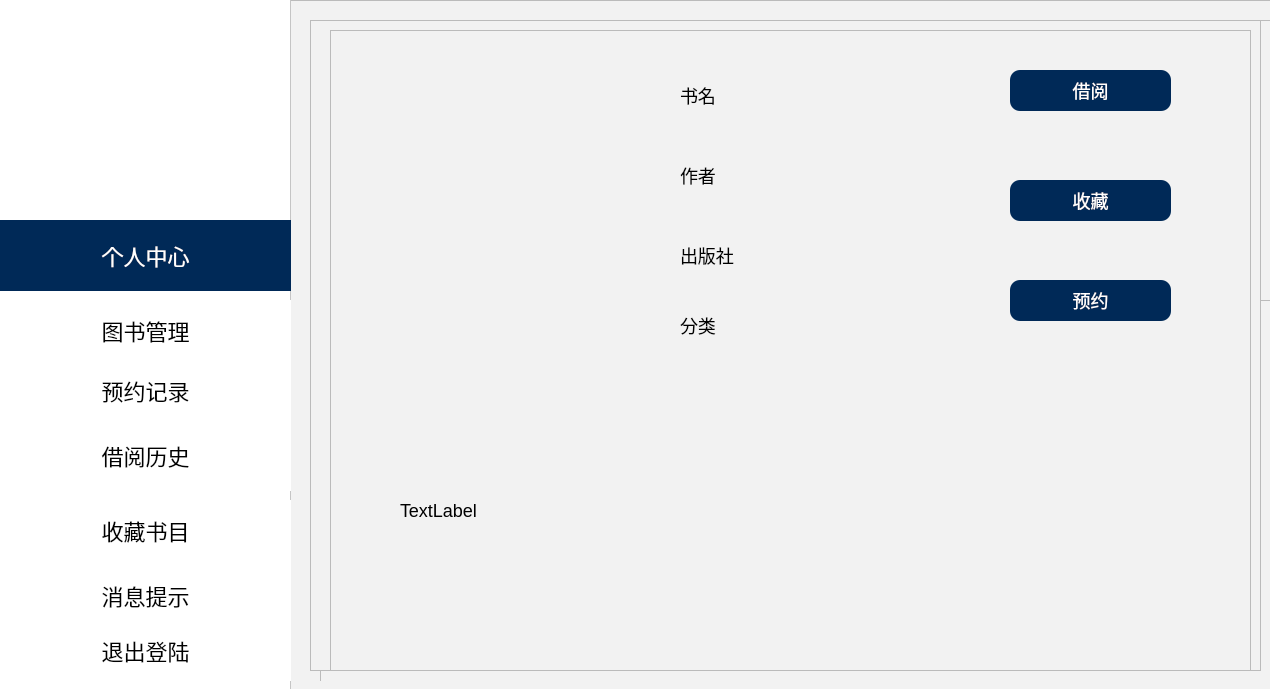
<?xml version="1.0" encoding="UTF-8"?>
<ui version="4.0">
 <class>User_Index</class>
 <widget class="QMainWindow" name="User_Index">
  <property name="geometry">
   <rect>
    <x>0</x>
    <y>0</y>
    <width>1270</width>
    <height>689</height>
   </rect>
  </property>
  <property name="windowTitle">
   <string>MainWindow</string>
  </property>
  <widget class="QWidget" name="centralwidget">
   <widget class="QFrame" name="frame">
    <property name="geometry">
     <rect>
      <x>0</x>
      <y>0</y>
      <width>1271</width>
      <height>701</height>
     </rect>
    </property>
    <property name="styleSheet">
     <string notr="true">background:#f2f2f2;</string>
    </property>
    <property name="frameShape">
     <enum>QFrame::StyledPanel</enum>
    </property>
    <property name="frameShadow">
     <enum>QFrame::Raised</enum>
    </property>
    <widget class="QFrame" name="nav">
     <property name="geometry">
      <rect>
       <x>-10</x>
       <y>-10</y>
       <width>301</width>
       <height>751</height>
      </rect>
     </property>
     <property name="styleSheet">
      <string notr="true">background:#fff;</string>
     </property>
     <property name="frameShape">
      <enum>QFrame::StyledPanel</enum>
     </property>
     <property name="frameShadow">
      <enum>QFrame::Raised</enum>
     </property>
     <widget class="QPushButton" name="pushButton">
      <property name="geometry">
       <rect>
        <x>10</x>
        <y>230</y>
        <width>291</width>
        <height>71</height>
       </rect>
      </property>
      <property name="styleSheet">
       <string notr="true">
background:#002957;
color:#fff;
border:none;
font-size:22px;</string>
      </property>
      <property name="text">
       <string>个人中心</string>
      </property>
     </widget>
     <widget class="QPushButton" name="pushButton_2">
      <property name="geometry">
       <rect>
        <x>10</x>
        <y>310</y>
        <width>291</width>
        <height>61</height>
       </rect>
      </property>
      <property name="styleSheet">
       <string notr="true">background:#fff;
border:none;
font-size:22px;
</string>
      </property>
      <property name="text">
       <string>图书管理</string>
      </property>
     </widget>
     <widget class="QPushButton" name="pushButton_3">
      <property name="geometry">
       <rect>
        <x>10</x>
        <y>370</y>
        <width>291</width>
        <height>61</height>
       </rect>
      </property>
      <property name="styleSheet">
       <string notr="true">background:#fff;
border:none;
font-size:22px;
</string>
      </property>
      <property name="text">
       <string>预约记录</string>
      </property>
     </widget>
     <widget class="QPushButton" name="pushButton_4">
      <property name="geometry">
       <rect>
        <x>10</x>
        <y>430</y>
        <width>291</width>
        <height>71</height>
       </rect>
      </property>
      <property name="styleSheet">
       <string notr="true">background:#fff;
border:none;
font-size:22px;
</string>
      </property>
      <property name="text">
       <string>借阅历史</string>
      </property>
     </widget>
     <widget class="QPushButton" name="pushButton_5">
      <property name="geometry">
       <rect>
        <x>10</x>
        <y>510</y>
        <width>291</width>
        <height>61</height>
       </rect>
      </property>
      <property name="styleSheet">
       <string notr="true">background:#fff;
border:none;
font-size:22px;
</string>
      </property>
      <property name="text">
       <string>收藏书目</string>
      </property>
     </widget>
     <widget class="QPushButton" name="pushButton_6">
      <property name="geometry">
       <rect>
        <x>10</x>
        <y>570</y>
        <width>291</width>
        <height>71</height>
       </rect>
      </property>
      <property name="styleSheet">
       <string notr="true">background:#fff;
border:none;
font-size:22px;
</string>
      </property>
      <property name="text">
       <string>消息提示</string>
      </property>
     </widget>
     <widget class="QPushButton" name="pushButton_7">
      <property name="geometry">
       <rect>
        <x>10</x>
        <y>630</y>
        <width>291</width>
        <height>61</height>
       </rect>
      </property>
      <property name="styleSheet">
       <string notr="true">background:#fff;
border:none;
font-size:22px;
</string>
      </property>
      <property name="text">
       <string>退出登陆</string>
      </property>
     </widget>
     <widget class="QLabel" name="label">
      <property name="geometry">
       <rect>
        <x>20</x>
        <y>0</y>
        <width>271</width>
        <height>221</height>
       </rect>
      </property>
      <property name="styleSheet">
       <string notr="true">image:url(:/new/images/images/lib.png);</string>
      </property>
      <property name="text">
       <string/>
      </property>
     </widget>
     <zorder>pushButton_7</zorder>
     <zorder>pushButton</zorder>
     <zorder>pushButton_2</zorder>
     <zorder>pushButton_3</zorder>
     <zorder>pushButton_4</zorder>
     <zorder>pushButton_5</zorder>
     <zorder>pushButton_6</zorder>
     <zorder>label</zorder>
    </widget>
    <widget class="QFrame" name="person_index">
     <property name="geometry">
      <rect>
       <x>320</x>
       <y>20</y>
       <width>951</width>
       <height>661</height>
      </rect>
     </property>
     <property name="frameShape">
      <enum>QFrame::StyledPanel</enum>
     </property>
     <property name="frameShadow">
      <enum>QFrame::Raised</enum>
     </property>
     <widget class="QLabel" name="cover">
      <property name="geometry">
       <rect>
        <x>30</x>
        <y>30</y>
        <width>221</width>
        <height>231</height>
       </rect>
      </property>
      <property name="styleSheet">
       <string notr="true"/>
      </property>
      <property name="text">
       <string/>
      </property>
     </widget>
     <widget class="QLabel" name="label_2">
      <property name="geometry">
       <rect>
        <x>300</x>
        <y>30</y>
        <width>271</width>
        <height>51</height>
       </rect>
      </property>
      <property name="styleSheet">
       <string notr="true">font-size:28px;</string>
      </property>
      <property name="text">
       <string>16020031021,官欣仪</string>
      </property>
     </widget>
     <widget class="QLabel" name="label_3">
      <property name="geometry">
       <rect>
        <x>310</x>
        <y>120</y>
        <width>211</width>
        <height>41</height>
       </rect>
      </property>
      <property name="styleSheet">
       <string notr="true">font-size:22px;</string>
      </property>
      <property name="text">
       <string>计算机科学与技术</string>
      </property>
     </widget>
     <widget class="QLabel" name="label_4">
      <property name="geometry">
       <rect>
        <x>310</x>
        <y>210</y>
        <width>161</width>
        <height>31</height>
       </rect>
      </property>
      <property name="styleSheet">
       <string notr="true">font-size:20px;</string>
      </property>
      <property name="text">
       <string>欠费金额: 0.00元</string>
      </property>
     </widget>
     <widget class="QLabel" name="label_5">
      <property name="geometry">
       <rect>
        <x>510</x>
        <y>210</y>
        <width>161</width>
        <height>31</height>
       </rect>
      </property>
      <property name="styleSheet">
       <string notr="true">font-size:20px;</string>
      </property>
      <property name="text">
       <string>当前借阅: 2 本</string>
      </property>
     </widget>
     <widget class="QLabel" name="label_6">
      <property name="geometry">
       <rect>
        <x>710</x>
        <y>210</y>
        <width>171</width>
        <height>31</height>
       </rect>
      </property>
      <property name="styleSheet">
       <string notr="true">font-size:20px;</string>
      </property>
      <property name="text">
       <string>最大借阅: 12 本</string>
      </property>
     </widget>
     <widget class="QPushButton" name="btnEdiInfor">
      <property name="geometry">
       <rect>
        <x>610</x>
        <y>130</y>
        <width>191</width>
        <height>21</height>
       </rect>
      </property>
      <property name="styleSheet">
       <string notr="true">border:none;
color:#D6000F;
font-size:22px;
display:none;</string>
      </property>
      <property name="text">
       <string>修改个人信息 &gt;&gt;</string>
      </property>
     </widget>
     <widget class="QFrame" name="frame_2">
      <property name="geometry">
       <rect>
        <x>0</x>
        <y>280</y>
        <width>961</width>
        <height>411</height>
       </rect>
      </property>
      <property name="frameShape">
       <enum>QFrame::StyledPanel</enum>
      </property>
      <property name="frameShadow">
       <enum>QFrame::Raised</enum>
      </property>
      <widget class="QLabel" name="label_7">
       <property name="geometry">
        <rect>
         <x>40</x>
         <y>10</y>
         <width>191</width>
         <height>81</height>
        </rect>
       </property>
       <property name="styleSheet">
        <string notr="true">font-size:22px;</string>
       </property>
       <property name="text">
        <string>借阅信息 &gt;&gt;</string>
       </property>
      </widget>
      <widget class="QPushButton" name="PersonUp">
       <property name="geometry">
        <rect>
         <x>180</x>
         <y>330</y>
         <width>161</width>
         <height>31</height>
        </rect>
       </property>
       <property name="styleSheet">
        <string notr="true">color:#fff;
background-color: #002957;
border:none;
font-size:18px;
border-radius: 10px;</string>
       </property>
       <property name="text">
        <string>上一页</string>
       </property>
      </widget>
      <widget class="QPushButton" name="PersonDown">
       <property name="geometry">
        <rect>
         <x>490</x>
         <y>330</y>
         <width>161</width>
         <height>31</height>
        </rect>
       </property>
       <property name="styleSheet">
        <string notr="true">color:#fff;
background-color: #002957;
border:none;
font-size:18px;
border-radius: 10px;</string>
       </property>
       <property name="text">
        <string>下一页</string>
       </property>
      </widget>
      <widget class="QTableView" name="tableView">
       <property name="geometry">
        <rect>
         <x>90</x>
         <y>90</y>
         <width>731</width>
         <height>221</height>
        </rect>
       </property>
       <property name="styleSheet">
        <string notr="true">border:none;
font-size:16px;
background:#fff;</string>
       </property>
      </widget>
      <widget class="QFrame" name="ediInfor">
       <property name="geometry">
        <rect>
         <x>10</x>
         <y>0</y>
         <width>931</width>
         <height>371</height>
        </rect>
       </property>
       <property name="frameShape">
        <enum>QFrame::StyledPanel</enum>
       </property>
       <property name="frameShadow">
        <enum>QFrame::Raised</enum>
       </property>
       <widget class="QLabel" name="label_8">
        <property name="geometry">
         <rect>
          <x>40</x>
          <y>20</y>
          <width>181</width>
          <height>61</height>
         </rect>
        </property>
        <property name="styleSheet">
         <string notr="true">font-size:22px;
</string>
        </property>
        <property name="text">
         <string>修改个人信息  &gt;&gt;</string>
        </property>
       </widget>
       <widget class="QLabel" name="label_9">
        <property name="geometry">
         <rect>
          <x>40</x>
          <y>90</y>
          <width>101</width>
          <height>41</height>
         </rect>
        </property>
        <property name="styleSheet">
         <string notr="true">font-size:18px;
</string>
        </property>
        <property name="text">
         <string>修改密码</string>
        </property>
       </widget>
       <widget class="QLabel" name="label_10">
        <property name="geometry">
         <rect>
          <x>40</x>
          <y>190</y>
          <width>101</width>
          <height>41</height>
         </rect>
        </property>
        <property name="styleSheet">
         <string notr="true">font-size:18px;
</string>
        </property>
        <property name="text">
         <string>确认密码</string>
        </property>
       </widget>
       <widget class="QPushButton" name="chaPwd">
        <property name="geometry">
         <rect>
          <x>40</x>
          <y>300</y>
          <width>291</width>
          <height>41</height>
         </rect>
        </property>
        <property name="styleSheet">
         <string notr="true">color:#fff;
background-color: #002957;
border:none;
font-size:18px;</string>
        </property>
        <property name="text">
         <string>确认修改</string>
        </property>
       </widget>
       <widget class="QLabel" name="cover_3">
        <property name="geometry">
         <rect>
          <x>550</x>
          <y>30</y>
          <width>221</width>
          <height>231</height>
         </rect>
        </property>
        <property name="styleSheet">
         <string notr="true">image: url(:/new/images/images/pic.jpeg);</string>
        </property>
        <property name="text">
         <string/>
        </property>
       </widget>
       <widget class="QPushButton" name="pushButton_9">
        <property name="geometry">
         <rect>
          <x>550</x>
          <y>200</y>
          <width>221</width>
          <height>51</height>
         </rect>
        </property>
        <property name="styleSheet">
         <string notr="true">color:#fff;
background-color: rgba(0, 41, 87, 125);
border:none;
font-size:22px;</string>
        </property>
        <property name="text">
         <string>更换头像</string>
        </property>
       </widget>
       <widget class="QPushButton" name="chaPwd_2">
        <property name="geometry">
         <rect>
          <x>550</x>
          <y>290</y>
          <width>231</width>
          <height>41</height>
         </rect>
        </property>
        <property name="styleSheet">
         <string notr="true">color:#fff;
background-color: #002957;
border:none;
font-size:18px;</string>
        </property>
        <property name="text">
         <string>确认更换</string>
        </property>
       </widget>
       <widget class="QLineEdit" name="txtEdiPwd">
        <property name="geometry">
         <rect>
          <x>40</x>
          <y>140</y>
          <width>291</width>
          <height>41</height>
         </rect>
        </property>
       </widget>
       <widget class="QLineEdit" name="txtEdiPwdre">
        <property name="geometry">
         <rect>
          <x>40</x>
          <y>230</y>
          <width>291</width>
          <height>41</height>
         </rect>
        </property>
       </widget>
       <zorder>label_10</zorder>
       <zorder>label_8</zorder>
       <zorder>label_9</zorder>
       <zorder>chaPwd</zorder>
       <zorder>cover_3</zorder>
       <zorder>pushButton_9</zorder>
       <zorder>chaPwd_2</zorder>
       <zorder>txtEdiPwd</zorder>
       <zorder>txtEdiPwdre</zorder>
      </widget>
     </widget>
    </widget>
    <widget class="QFrame" name="book_manage">
     <property name="geometry">
      <rect>
       <x>310</x>
       <y>20</y>
       <width>951</width>
       <height>651</height>
      </rect>
     </property>
     <property name="frameShape">
      <enum>QFrame::StyledPanel</enum>
     </property>
     <property name="frameShadow">
      <enum>QFrame::Raised</enum>
     </property>
     <widget class="QLabel" name="label_11">
      <property name="geometry">
       <rect>
        <x>340</x>
        <y>40</y>
        <width>301</width>
        <height>71</height>
       </rect>
      </property>
      <property name="styleSheet">
       <string notr="true">font-size:38px;
color:#D6000F;</string>
      </property>
      <property name="text">
       <string>图  书  搜  索</string>
      </property>
     </widget>
     <widget class="QComboBox" name="cbxClass">
      <property name="geometry">
       <rect>
        <x>190</x>
        <y>150</y>
        <width>121</width>
        <height>31</height>
       </rect>
      </property>
      <property name="styleSheet">
       <string notr="true">background-color: #fff;
border:none;
font-size:18px;</string>
      </property>
     </widget>
     <widget class="QLabel" name="label_12">
      <property name="geometry">
       <rect>
        <x>90</x>
        <y>140</y>
        <width>81</width>
        <height>41</height>
       </rect>
      </property>
      <property name="styleSheet">
       <string notr="true">font-size:18px;</string>
      </property>
      <property name="text">
       <string>分  类</string>
      </property>
     </widget>
     <widget class="QComboBox" name="cbxClass_2">
      <property name="geometry">
       <rect>
        <x>80</x>
        <y>220</y>
        <width>121</width>
        <height>41</height>
       </rect>
      </property>
      <property name="styleSheet">
       <string notr="true">background-color: #fff;
border:none;
font-size:18px;</string>
      </property>
      <item>
       <property name="text">
        <string>按书名</string>
       </property>
      </item>
      <item>
       <property name="text">
        <string>按作者</string>
       </property>
      </item>
     </widget>
     <widget class="QLineEdit" name="search_box">
      <property name="geometry">
       <rect>
        <x>200</x>
        <y>220</y>
        <width>541</width>
        <height>41</height>
       </rect>
      </property>
      <property name="styleSheet">
       <string notr="true">font-size:18px;
background-color:#fff;
border:none;
</string>
      </property>
     </widget>
     <widget class="QPushButton" name="search_botton">
      <property name="geometry">
       <rect>
        <x>740</x>
        <y>220</y>
        <width>141</width>
        <height>41</height>
       </rect>
      </property>
      <property name="styleSheet">
       <string notr="true">font-size:18px;
color:#fff;
border:none;
background-color: #002957;</string>
      </property>
      <property name="text">
       <string>搜  索</string>
      </property>
     </widget>
     <widget class="QLabel" name="label_13">
      <property name="geometry">
       <rect>
        <x>40</x>
        <y>300</y>
        <width>211</width>
        <height>71</height>
       </rect>
      </property>
      <property name="styleSheet">
       <string notr="true">font-size:28px;</string>
      </property>
      <property name="text">
       <string>个人推荐 &gt;&gt;</string>
      </property>
     </widget>
     <widget class="QPushButton" name="recommend_1">
      <property name="geometry">
       <rect>
        <x>60</x>
        <y>390</y>
        <width>161</width>
        <height>241</height>
       </rect>
      </property>
      <property name="styleSheet">
       <string notr="true">border-image:url(C:/Users/www/Desktop/Lib/images/lib.png);</string>
      </property>
      <property name="text">
       <string/>
      </property>
     </widget>
     <widget class="QPushButton" name="recommend_2">
      <property name="geometry">
       <rect>
        <x>290</x>
        <y>390</y>
        <width>161</width>
        <height>241</height>
       </rect>
      </property>
      <property name="text">
       <string>PushButton</string>
      </property>
     </widget>
     <widget class="QPushButton" name="recommend_3">
      <property name="geometry">
       <rect>
        <x>500</x>
        <y>390</y>
        <width>161</width>
        <height>241</height>
       </rect>
      </property>
      <property name="text">
       <string>PushButton</string>
      </property>
     </widget>
     <widget class="QPushButton" name="recommend_4">
      <property name="geometry">
       <rect>
        <x>730</x>
        <y>390</y>
        <width>161</width>
        <height>241</height>
       </rect>
      </property>
      <property name="text">
       <string>PushButton</string>
      </property>
     </widget>
     <widget class="QFrame" name="search">
      <property name="geometry">
       <rect>
        <x>20</x>
        <y>310</y>
        <width>911</width>
        <height>341</height>
       </rect>
      </property>
      <property name="frameShape">
       <enum>QFrame::StyledPanel</enum>
      </property>
      <property name="frameShadow">
       <enum>QFrame::Raised</enum>
      </property>
      <widget class="QTableView" name="search_result">
       <property name="geometry">
        <rect>
         <x>20</x>
         <y>20</y>
         <width>831</width>
         <height>251</height>
        </rect>
       </property>
      </widget>
      <widget class="QPushButton" name="search_up">
       <property name="geometry">
        <rect>
         <x>100</x>
         <y>290</y>
         <width>161</width>
         <height>41</height>
        </rect>
       </property>
       <property name="styleSheet">
        <string notr="true">border:none;
background:#002957;
color:#fff;
font-size:18px;
border-radius: 10px;</string>
       </property>
       <property name="text">
        <string>上一页</string>
       </property>
      </widget>
      <widget class="QPushButton" name="search_down">
       <property name="geometry">
        <rect>
         <x>510</x>
         <y>290</y>
         <width>161</width>
         <height>41</height>
        </rect>
       </property>
       <property name="styleSheet">
        <string notr="true">border:none;
background:#002957;
color:#fff;
font-size:18px;
border-radius: 10px;</string>
       </property>
       <property name="text">
        <string>下一页</string>
       </property>
      </widget>
     </widget>
     <widget class="QFrame" name="bookInformation">
      <property name="geometry">
       <rect>
        <x>20</x>
        <y>10</y>
        <width>921</width>
        <height>641</height>
       </rect>
      </property>
      <property name="frameShape">
       <enum>QFrame::StyledPanel</enum>
      </property>
      <property name="frameShadow">
       <enum>QFrame::Raised</enum>
      </property>
      <widget class="QLabel" name="bookCover">
       <property name="geometry">
        <rect>
         <x>70</x>
         <y>40</y>
         <width>171</width>
         <height>271</height>
        </rect>
       </property>
       <property name="text">
        <string/>
       </property>
      </widget>
      <widget class="QLabel" name="bookTitle">
       <property name="geometry">
        <rect>
         <x>350</x>
         <y>40</y>
         <width>191</width>
         <height>51</height>
        </rect>
       </property>
       <property name="styleSheet">
        <string notr="true">font-size:18px;</string>
       </property>
       <property name="text">
        <string>书名</string>
       </property>
      </widget>
      <widget class="QLabel" name="bookAuthor">
       <property name="geometry">
        <rect>
         <x>350</x>
         <y>120</y>
         <width>191</width>
         <height>51</height>
        </rect>
       </property>
       <property name="styleSheet">
        <string notr="true">font-size:18px;</string>
       </property>
       <property name="text">
        <string>作者</string>
       </property>
      </widget>
      <widget class="QLabel" name="bookPublish">
       <property name="geometry">
        <rect>
         <x>350</x>
         <y>200</y>
         <width>191</width>
         <height>51</height>
        </rect>
       </property>
       <property name="styleSheet">
        <string notr="true">font-size:18px;</string>
       </property>
       <property name="text">
        <string>出版社</string>
       </property>
      </widget>
      <widget class="QLabel" name="bookClass">
       <property name="geometry">
        <rect>
         <x>350</x>
         <y>270</y>
         <width>191</width>
         <height>51</height>
        </rect>
       </property>
       <property name="styleSheet">
        <string notr="true">font-size:18px;</string>
       </property>
       <property name="text">
        <string>分类</string>
       </property>
      </widget>
      <widget class="QPushButton" name="btnBorrow">
       <property name="geometry">
        <rect>
         <x>680</x>
         <y>40</y>
         <width>161</width>
         <height>41</height>
        </rect>
       </property>
       <property name="styleSheet">
        <string notr="true">font-size:18px;
background:#002957;
color:#fff;
border:none;
border-radius: 10px;</string>
       </property>
       <property name="text">
        <string>借阅</string>
       </property>
      </widget>
      <widget class="QPushButton" name="btnLike">
       <property name="geometry">
        <rect>
         <x>680</x>
         <y>150</y>
         <width>161</width>
         <height>41</height>
        </rect>
       </property>
       <property name="styleSheet">
        <string notr="true">font-size:18px;
background:#002957;
color:#fff;
border:none;
border-radius: 10px;</string>
       </property>
       <property name="text">
        <string>收藏</string>
       </property>
      </widget>
      <widget class="QPushButton" name="btnOrder">
       <property name="geometry">
        <rect>
         <x>680</x>
         <y>250</y>
         <width>161</width>
         <height>41</height>
        </rect>
       </property>
       <property name="styleSheet">
        <string notr="true">font-size:18px;
background:#002957;
color:#fff;
border:none;
border-radius: 10px;</string>
       </property>
       <property name="text">
        <string>预约</string>
       </property>
      </widget>
      <widget class="QLabel" name="bookContent">
       <property name="geometry">
        <rect>
         <x>70</x>
         <y>370</y>
         <width>801</width>
         <height>221</height>
        </rect>
       </property>
       <property name="styleSheet">
        <string notr="true">font-size:18px;</string>
       </property>
       <property name="text">
        <string>TextLabel</string>
       </property>
      </widget>
     </widget>
    </widget>
   </widget>
  </widget>
 </widget>
 <resources/>
 <connections/>
</ui>
